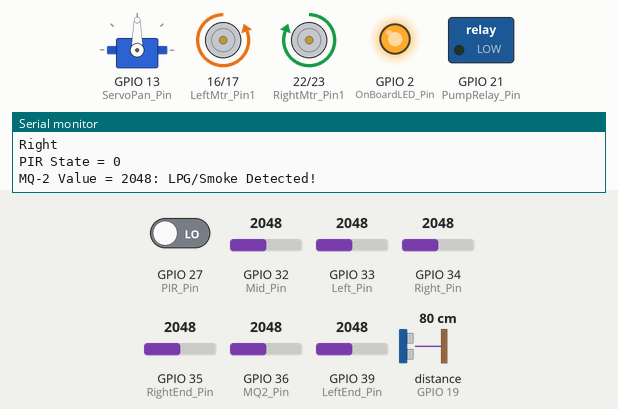
Bench run of a sketch on a simulated ESP32. Shown: servo, motor-driver pin pairs drawn as motors (green arrow = first pin HIGH = forward, orange = second pin HIGH = backward, longer = more drive), switched loads named in the sketch (green lamp = pin HIGH), output pins drawn as LEDs (lit = HIGH), the last lines printed to the serial monitor. Wiring (inferred from the names in the program): ultrasonic range finder: trigger GPIO 18; echo GPIO 19. The test bench sets the inputs (shaded band); at power-on: distance to the obstacle (sensor on GPIO 19) 80 cm, GPIO 27 (PIR_Pin) LOW, GPIO 32 (Mid_Pin) = 2048, GPIO 33 (Left_Pin) = 2048, GPIO 34 (Right_Pin) = 2048, GPIO 35 (RightEnd_Pin) = 2048, GPIO 36 (MQ2_Pin) = 2048, GPIO 39 (LeftEnd_Pin) = 2048. The echo pulse lasts 58.3 µs per cm; WiFi joins after 1.5 s; servers stay silent unless stated; pins used as bus, display or sensor lines are not drawn.

Above: at 5.0 s.
5.1 s: distance to the obstacle (sensor on GPIO 19) set to 34 cm
6.6 s: distance to the obstacle (sensor on GPIO 19) set to 28 cm
At 7.2 s:
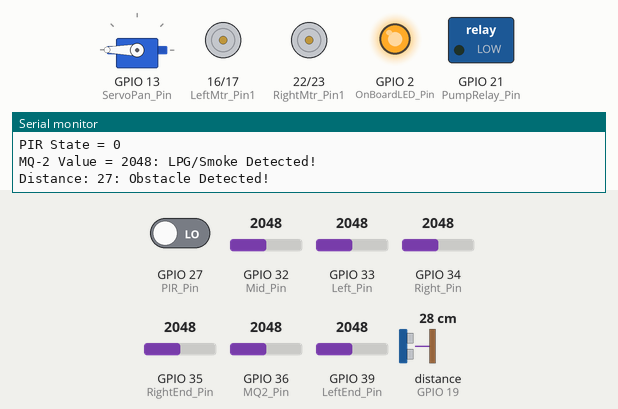
At 10.7 s:
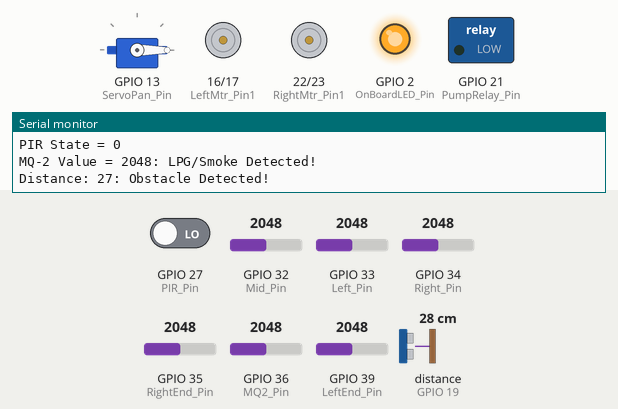
Timing chart, 0 to 16.5 s (numbered marks = the images above; inputs shaded):
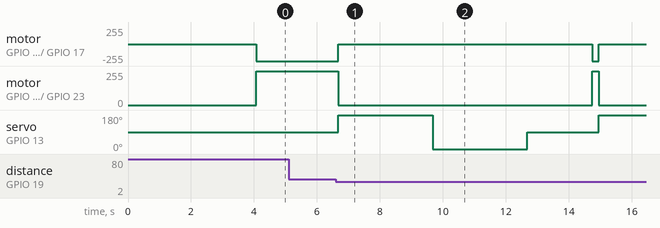

The sketch:

Flame_MQ2_PIR_Ultrasonic_FireCar_Auto_v3.ino
```cpp
#define BLYNK_TEMPLATE_ID "TMPL3QMJHmEYV"
#define BLYNK_TEMPLATE_NAME "Fire Fighting Robot"
#define BLYNK_AUTH_TOKEN "2c8M1wkId2Mm3JwJyaOGXzsA6wnGIYdW"
#define BLYNK_PRINT Serial

// Libraries:
#include <WiFi.h>
/* Add JSON Package https://dl.espressif.com/dl/package_esp32_index.json
  and Install ESP32 Board */

#include <BlynkSimpleEsp32.h>
/* Install: Blynk by Volodymyr Shymanskyy */

#include <ESP32Servo.h>
/* Built-In Library */

// Pin Numbers:
#define OnBoardLED_Pin 2

// Pin Numbers: L298N Motor Driver
#define RightMtr_Pin1 22   // (Output) Connect to IN1 of L298N, Right Motor Pin1
#define RightMtr_Pin2 23   // (Output) Connect to IN2 of L298N, Right Motor Pin2
#define LeftMtr_Pin1 16    // (Output) Connect to IN3 of L298N, Left Motor Pin1
#define LeftMtr_Pin2 17    // (Output) Connect to IN4 of L298N, Left Motor Pin2

// Pin Numbers: 5Ch Flame Sensor
#define RightEnd_Pin 35   // (Input) Connect to A1 pin of flame sensor.
#define Right_Pin 34      // (Input) Connect to A2 pin of flame sensor.
#define Mid_Pin 32        // (Input) Connect to A3 pin of flame sensor.
#define Left_Pin 33       // (Input) Connect to A4 pin of flame sensor.
#define LeftEnd_Pin 39    // (Input) Connect to A5 pin of flame sensor.

// Pin Numbers: Flame
#define PIR_Pin 27
#define MQ2_Pin 36

// Pin Numbers: Ultrasonic Sensor
#define US_Trig_Pin 18   // (OUTPUT) Connect to Trig pin
#define US_Echo_Pin 19   // (INPUT)  Connect to Echo pin

// Pin Numbers: Relay Module
#define PumpRelay_Pin 21    // (Output) Connect to the IN1 pin of Relay Module

// Pin Numbers: Servo
#define ServoPan_Pin 13   // Connect to Servo Motor

// Pin Numbers: Blynk Virtual Pins
#define MQ2Indicator_vPin V0        // Type: Integer, Range: 0-1
#define ObstacleIndicator_vPin V1   // Type: Integer, Range: 0-1
#define MotionIndicator_vPin V2
#define MQ2Value_vPin V3
#define RightEnd_vPin V4
#define Right_vPin V5
#define Mid_vPin V6
#define Left_vPin V7
#define LeftEnd_vPin V8
#define Message_vPin V9

// Objects: Blynk Widget
WidgetLED wdMQ2LED(MQ2Indicator_vPin);
WidgetLED wdObstacleLED(ObstacleIndicator_vPin);
WidgetLED wdMotionLED(MotionIndicator_vPin);

// Configuration: Blynk Project Authentication Key
const char auth[] = BLYNK_AUTH_TOKEN;

// Configuration: WiFi Credentials
const char ssid[] = "Soma";        // Name of your network (Hotspot or Router Name)
const char pass[] = "soma1234";   // Corresponding Password

// Configurations: Threshold Value
const int MQ2_thValue = 2000;
const int dist_thValue = 30;

// Objects:
Servo servoPan;

// Variables:
bool Flame_State;
bool PIR_State;
int MQ2_Value;
int distance;

// Variables:
int RightEnd_Value;
int Right_Value;
int Mid_Value;
int Left_Value;
int LeftEnd_Value;
bool isFlame = false;

// Variables:
int srvLeftPos = 180;
int srvMidPos = 90;
int srvRightPos = 0;
int leftDist;
int rightDist;

void setup() {
  // Pin Mode Configuration:
  pinMode(OnBoardLED_Pin, OUTPUT);
  pinMode(US_Trig_Pin, OUTPUT);
  pinMode(US_Echo_Pin, INPUT);
  pinMode(PIR_Pin, INPUT);

  pinMode(LeftMtr_Pin1, OUTPUT);
  pinMode(LeftMtr_Pin2, OUTPUT);
  pinMode(RightMtr_Pin1, OUTPUT);
  pinMode(RightMtr_Pin2, OUTPUT);
  StopTheCar();

  pinMode(PumpRelay_Pin, OUTPUT);
  digitalWrite(PumpRelay_Pin, LOW);

  /* Establish serial communication with the PC */
  Serial.begin(9600);

  digitalWrite(OnBoardLED_Pin, LOW);
  /* Begin communication with Blynk App */
  Blynk.begin(auth, ssid, pass);
  digitalWrite(OnBoardLED_Pin, HIGH);

  wdMQ2LED.on();
  wdObstacleLED.on();
  wdMotionLED.on();
  ActuateServo(servoPan, ServoPan_Pin, srvMidPos);
}

void loop() {
  Blynk.run();

  PIR_State = digitalRead(PIR_Pin);
  Serial.print("PIR State = ");
  Serial.print(PIR_State);
  if (PIR_State == 1) {
    Blynk.setProperty(MotionIndicator_vPin, "color", "#D3435C"); // Red Color
    Serial.print(": Motion Detected!");
  } else  {
    Blynk.setProperty(MotionIndicator_vPin, "color", "#41E1AC"); // Green Color
  }
  Serial.println();
  delay(100);

  MQ2_Value = analogRead(MQ2_Pin);
  Serial.print("MQ-2 Value = ");
  Serial.print(MQ2_Value);
  Blynk.virtualWrite(MQ2Value_vPin, MQ2_Value);

  if (MQ2_Value > MQ2_thValue) {
    Serial.print(": LPG/Smoke Detected!");
    Blynk.setProperty(MQ2Indicator_vPin, "color", "#D3435C"); // Red Color
  } else {
    Blynk.setProperty(MQ2Indicator_vPin, "color", "#41E1AC"); // Green Color
  }
  Serial.println();
  delay(100);

  distance = GetUltrasonicDist(US_Trig_Pin, US_Echo_Pin);
  Serial.print("Distance: ");
  Serial.print(distance);
  if (distance < dist_thValue) {
    Blynk.setProperty(ObstacleIndicator_vPin, "color", "#41B1E1"); // Blue Color
    Serial.print(": Obstacle Detected!");
    StopTheCar();
    if (isFlame) {
      ActuateServo(servoPan, ServoPan_Pin, srvLeftPos);
      leftDist = GetUltrasonicDist(US_Trig_Pin, US_Echo_Pin);
      Blynk.virtualWrite(Message_vPin, "Obstacle: Left Dist " + String(leftDist));
      delay(1000);

      ActuateServo(servoPan, ServoPan_Pin, srvRightPos);
      rightDist = GetUltrasonicDist(US_Trig_Pin, US_Echo_Pin);
      Blynk.virtualWrite(Message_vPin, "Obstacle: Right Dist " + String(rightDist));
      delay(1000);

      ActuateServo(servoPan, ServoPan_Pin, srvMidPos);

      if (rightDist > dist_thValue || leftDist > dist_thValue) {
        if (rightDist > leftDist) {
          Serial.println("Right Turn");
          Blynk.virtualWrite(Message_vPin, "Obstacle: Right Turn");
          TurnRight();
          delay(1000);
          Serial.println("GoForward");
          Blynk.virtualWrite(Message_vPin, "Obstacle: GoForward");
          GoForward();
          delay(1000);
          Serial.println("TurnLeft");
          Blynk.virtualWrite(Message_vPin, "Obstacle: TurnLeft");
          TurnLeft();
        } else {
          Serial.println("Left Turn");
          Blynk.virtualWrite(Message_vPin, "Obstacle: Left Turn");
          TurnLeft();
          delay(1000);
          Serial.println("GoForward");
          Blynk.virtualWrite(Message_vPin, "Obstacle: GoForward");
          GoForward();
          delay(1000);
          Serial.println("TurnRight");
          Blynk.virtualWrite(Message_vPin, "Obstacle: TurnRight");
          TurnRight();
        }
        delay(1000);
        Serial.println("GoForward");
        Blynk.virtualWrite(Message_vPin, "Obstacle: GoForward");
        GoForward();
        delay(1000);
        Serial.println("Stop");
        Blynk.virtualWrite(Message_vPin, "Obstacle: Stop");
        StopTheCar();
        isFlame = false;
      }
    }
  } else {
    Blynk.setProperty(ObstacleIndicator_vPin, "color", "#41E1AC"); // Green Color
  }
  Serial.println();
  Serial.println();
  delay(10);

  RightEnd_Value = analogRead(RightEnd_Pin);
  delay(10);
  Right_Value = analogRead(Right_Pin);
  delay(10);
  Mid_Value = analogRead(Mid_Pin);
  delay(10);
  Left_Value = analogRead(Left_Pin);
  delay(10);
  LeftEnd_Value = analogRead(LeftEnd_Pin);
  delay(10);

  Blynk.virtualWrite(RightEnd_vPin, RightEnd_Value);
  Blynk.virtualWrite(Right_vPin, Right_Value);
  Blynk.virtualWrite(Mid_vPin, Mid_Value);
  Blynk.virtualWrite(Left_vPin, Left_Value);
  Blynk.virtualWrite(LeftEnd_vPin, LeftEnd_Value);

  //  Serial.print("Values: ");
  //  Serial.print(RightEnd_Value);
  //  Serial.print(" ");
  //  Serial.print(Right_Value);
  //  Serial.print(" ");
  //  Serial.print(Mid_Value);
  //  Serial.print(" ");
  //  Serial.print(Left_Value);
  //  Serial.print(" ");
  //  Serial.print(LeftEnd_Value);
  //  Serial.print(" : ");


  if (Right_Value <= 400 && RightEnd_Value <= 400 && Mid_Value <= 400 && Left_Value <= 400 && LeftEnd_Value <= 400) {
    Blynk.virtualWrite(Message_vPin, "Stop");
    Serial.println("Stop");
    StopTheCar();
  } else if (Mid_Value >= 3000) {
    Blynk.virtualWrite(Message_vPin, "Fire Extinguish");
    Serial.println("GoBackward, Stop and Pump On");
    FireExtinguish();
  } else {
    isFlame = true;
    if (Mid_Value <= 300 && Right_Value >= 400 || RightEnd_Value >= 400) {
      Blynk.virtualWrite(Message_vPin, "Right");
      Serial.println("Right");
      TurnRight();
    } else if (Mid_Value <= 300 && Left_Value >= 400 || LeftEnd_Value >= 400) {
      Blynk.virtualWrite(Message_vPin, "Left");
      Serial.println("Left");
      TurnLeft();
    } else if (Mid_Value >= 400 && Right_Value <= 300 && RightEnd_Value <= 300 && Left_Value <= 300 && LeftEnd_Value <= 300) {
      Blynk.virtualWrite(Message_vPin, "Forward 1");
      Serial.println("Forward 1");
      GoForward();
    } else if (Mid_Value >= 400) {
      Blynk.virtualWrite(Message_vPin, "Forward 2");
      Serial.println("Forward 2");
      GoForward();
    }
  }
}


int GetUltrasonicDist(int trigPin, int echoPin) {
  int distance;
  /* Clear the trig pin by setting it LOW */
  digitalWrite(trigPin, LOW);
  delayMicroseconds(10);

  /* Trigger the sensor by setting the trig pin HIGH for 10 microseconds */
  digitalWrite(trigPin, HIGH);
  delayMicroseconds(10);
  digitalWrite(trigPin, LOW);

  /* Read the echoPin. pulseIn() returns the duration (length of the pulse) in microseconds */
  long duration = pulseIn(echoPin, HIGH);

  /* Calculate the distance: Distance = Speed * Time
     Speed of sound is 343 metres per second = 0.0343cm per micro second */
  distance = 0.0343 * (duration / 2);

  return distance;
}

void FireExtinguish() {
  GoBackward();
  delay(300);
  StopTheCar();
  digitalWrite(PumpRelay_Pin, HIGH);
  delay(3000);
  digitalWrite(PumpRelay_Pin, LOW);
  isFlame = false;
}

// Transmission Control: Turn Off
void MotorOFF(int pin1, int pin2) {
  digitalWrite(pin1, LOW);
  digitalWrite(pin2, LOW);
}

// Direction Control: Forward (CW)
void ForwardDir(int pin1, int pin2) {
  digitalWrite(pin1, LOW);
  digitalWrite(pin2, HIGH);
}

// Direction Control: Backward (CCW)
void BackwardDir(int pin1, int pin2) {
  digitalWrite(pin1, HIGH);
  digitalWrite(pin2, LOW);
}

void StopTheCar() {
  MotorOFF(LeftMtr_Pin1, LeftMtr_Pin2);
  MotorOFF(RightMtr_Pin1, RightMtr_Pin2);
}

void GoForward() {
  if (GetUltrasonicDist(US_Trig_Pin, US_Echo_Pin) > 30) {
    ForwardDir(LeftMtr_Pin1, LeftMtr_Pin2);
    ForwardDir(RightMtr_Pin1, RightMtr_Pin2);
  } else  {
    StopTheCar();
  }
}

void GoBackward() {
  BackwardDir(LeftMtr_Pin1, LeftMtr_Pin2);
  BackwardDir(RightMtr_Pin1, RightMtr_Pin2);
}

void TurnLeft() {
  BackwardDir(LeftMtr_Pin1, LeftMtr_Pin2);
  ForwardDir(RightMtr_Pin1, RightMtr_Pin2);
}

void TurnRight() {
  ForwardDir(LeftMtr_Pin1, LeftMtr_Pin2);
  BackwardDir(RightMtr_Pin1, RightMtr_Pin2);
}

void ActuateServo(Servo &objServo, int Servo_Pin, int srvPos) {
  objServo.attach(Servo_Pin);
  objServo.write(srvPos);
  delay(2000);
}
```

Measured:
- the behaviour switches between 31 and 30 cm on distance to the obstacle (sensor on GPIO 19) (found by bisection; images 0 and 1)
- after the input at 6.6 s, motor on GPIO 16 (LeftMtr_Pin1) / GPIO 17 (LeftMtr_Pin2): backward 255/255 → stopped after 0.08 s, → backward 255/255 8.1 s later, → stopped 0.20 s later; motor on GPIO 22 (RightMtr_Pin1) / GPIO 23 (RightMtr_Pin2): forward 255/255 → stopped after 0.08 s, → forward 255/255 8.1 s later, → stopped 0.20 s later
